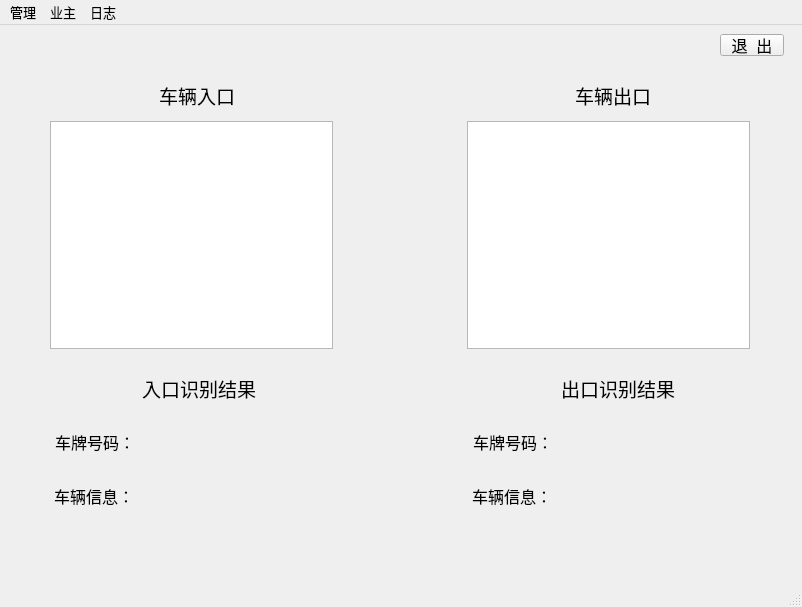
<?xml version="1.0" encoding="UTF-8"?>
<ui version="4.0">
 <class>house</class>
 <widget class="QMainWindow" name="house">
  <property name="geometry">
   <rect>
    <x>0</x>
    <y>0</y>
    <width>802</width>
    <height>607</height>
   </rect>
  </property>
  <property name="windowTitle">
   <string>停车管理系统-小区停车</string>
  </property>
  <widget class="QWidget" name="centralwidget">
   <widget class="QLabel" name="label">
    <property name="geometry">
     <rect>
      <x>159</x>
      <y>51</y>
      <width>158</width>
      <height>39</height>
     </rect>
    </property>
    <property name="font">
     <font>
      <family>宋体</family>
      <pointsize>14</pointsize>
     </font>
    </property>
    <property name="text">
     <string>车辆入口</string>
    </property>
   </widget>
   <widget class="QLabel" name="label_2">
    <property name="geometry">
     <rect>
      <x>575</x>
      <y>51</y>
      <width>158</width>
      <height>39</height>
     </rect>
    </property>
    <property name="font">
     <font>
      <family>宋体</family>
      <pointsize>14</pointsize>
     </font>
    </property>
    <property name="text">
     <string>车辆出口</string>
    </property>
   </widget>
   <widget class="QGraphicsView" name="graphicsView">
    <property name="geometry">
     <rect>
      <x>50</x>
      <y>96</y>
      <width>283</width>
      <height>228</height>
     </rect>
    </property>
   </widget>
   <widget class="QGraphicsView" name="graphicsView_2">
    <property name="geometry">
     <rect>
      <x>467</x>
      <y>96</y>
      <width>283</width>
      <height>228</height>
     </rect>
    </property>
   </widget>
   <widget class="QPushButton" name="pushButton">
    <property name="geometry">
     <rect>
      <x>720</x>
      <y>9</y>
      <width>64</width>
      <height>22</height>
     </rect>
    </property>
    <property name="font">
     <font>
      <family>Arial</family>
      <pointsize>12</pointsize>
     </font>
    </property>
    <property name="text">
     <string>退  出</string>
    </property>
   </widget>
   <widget class="QLabel" name="label_3">
    <property name="geometry">
     <rect>
      <x>142</x>
      <y>344</y>
      <width>158</width>
      <height>39</height>
     </rect>
    </property>
    <property name="font">
     <font>
      <family>宋体</family>
      <pointsize>14</pointsize>
     </font>
    </property>
    <property name="text">
     <string>入口识别结果</string>
    </property>
   </widget>
   <widget class="QLabel" name="label_4">
    <property name="geometry">
     <rect>
      <x>55</x>
      <y>398</y>
      <width>73</width>
      <height>38</height>
     </rect>
    </property>
    <property name="font">
     <font>
      <family>Arial</family>
      <pointsize>12</pointsize>
     </font>
    </property>
    <property name="text">
     <string>车牌号码：</string>
    </property>
   </widget>
   <widget class="QLabel" name="label_5">
    <property name="geometry">
     <rect>
      <x>54</x>
      <y>452</y>
      <width>73</width>
      <height>38</height>
     </rect>
    </property>
    <property name="font">
     <font>
      <family>Arial</family>
      <pointsize>12</pointsize>
     </font>
    </property>
    <property name="text">
     <string>车辆信息：</string>
    </property>
   </widget>
   <widget class="QLabel" name="label_6">
    <property name="geometry">
     <rect>
      <x>473</x>
      <y>398</y>
      <width>73</width>
      <height>38</height>
     </rect>
    </property>
    <property name="font">
     <font>
      <family>Arial</family>
      <pointsize>12</pointsize>
     </font>
    </property>
    <property name="text">
     <string>车牌号码：</string>
    </property>
   </widget>
   <widget class="QLabel" name="label_7">
    <property name="geometry">
     <rect>
      <x>561</x>
      <y>344</y>
      <width>158</width>
      <height>39</height>
     </rect>
    </property>
    <property name="font">
     <font>
      <family>宋体</family>
      <pointsize>14</pointsize>
     </font>
    </property>
    <property name="text">
     <string>出口识别结果</string>
    </property>
   </widget>
   <widget class="QLabel" name="label_9">
    <property name="geometry">
     <rect>
      <x>472</x>
      <y>452</y>
      <width>73</width>
      <height>38</height>
     </rect>
    </property>
    <property name="font">
     <font>
      <family>Arial</family>
      <pointsize>12</pointsize>
     </font>
    </property>
    <property name="text">
     <string>车辆信息：</string>
    </property>
   </widget>
  </widget>
  <widget class="QMenuBar" name="menubar">
   <property name="geometry">
    <rect>
     <x>0</x>
     <y>0</y>
     <width>802</width>
     <height>19</height>
    </rect>
   </property>
   <property name="sizePolicy">
    <sizepolicy hsizetype="MinimumExpanding" vsizetype="Preferred">
     <horstretch>0</horstretch>
     <verstretch>0</verstretch>
    </sizepolicy>
   </property>
   <property name="font">
    <font>
     <pointsize>10</pointsize>
    </font>
   </property>
   <widget class="QMenu" name="menu">
    <property name="geometry">
     <rect>
      <x>172</x>
      <y>105</y>
      <width>102</width>
      <height>107</height>
     </rect>
    </property>
    <property name="font">
     <font>
      <pointsize>10</pointsize>
     </font>
    </property>
    <property name="title">
     <string>管理</string>
    </property>
    <addaction name="action"/>
    <addaction name="separator"/>
    <addaction name="action_2"/>
    <addaction name="separator"/>
    <addaction name="action_12"/>
   </widget>
   <widget class="QMenu" name="menu_2">
    <property name="font">
     <font>
      <pointsize>10</pointsize>
     </font>
    </property>
    <property name="title">
     <string>业主</string>
    </property>
    <addaction name="action_3"/>
   </widget>
   <widget class="QMenu" name="menu_3">
    <property name="font">
     <font>
      <pointsize>10</pointsize>
     </font>
    </property>
    <property name="title">
     <string>日志</string>
    </property>
    <addaction name="action_4"/>
    <addaction name="separator"/>
    <addaction name="action_7"/>
    <addaction name="separator"/>
    <addaction name="action_9"/>
   </widget>
   <addaction name="menu"/>
   <addaction name="menu_2"/>
   <addaction name="menu_3"/>
  </widget>
  <widget class="QStatusBar" name="statusbar"/>
  <action name="action">
   <property name="text">
    <string>新建管理员</string>
   </property>
  </action>
  <action name="action_2">
   <property name="text">
    <string>删除管理员</string>
   </property>
  </action>
  <action name="action_3">
   <property name="text">
    <string>信息补录</string>
   </property>
   <property name="font">
    <font>
     <family>Microsoft YaHei UI</family>
     <pointsize>10</pointsize>
    </font>
   </property>
  </action>
  <action name="action_4">
   <property name="text">
    <string>按车辆查询</string>
   </property>
  </action>
  <action name="action_7">
   <property name="text">
    <string>按日期查询</string>
   </property>
  </action>
  <action name="action_9">
   <property name="text">
    <string>按车主查询</string>
   </property>
  </action>
  <action name="action_10">
   <property name="text">
    <string>切换手动模式</string>
   </property>
  </action>
  <action name="action_12">
   <property name="text">
    <string>设置</string>
   </property>
  </action>
 </widget>
 <resources/>
 <connections/>
</ui>
